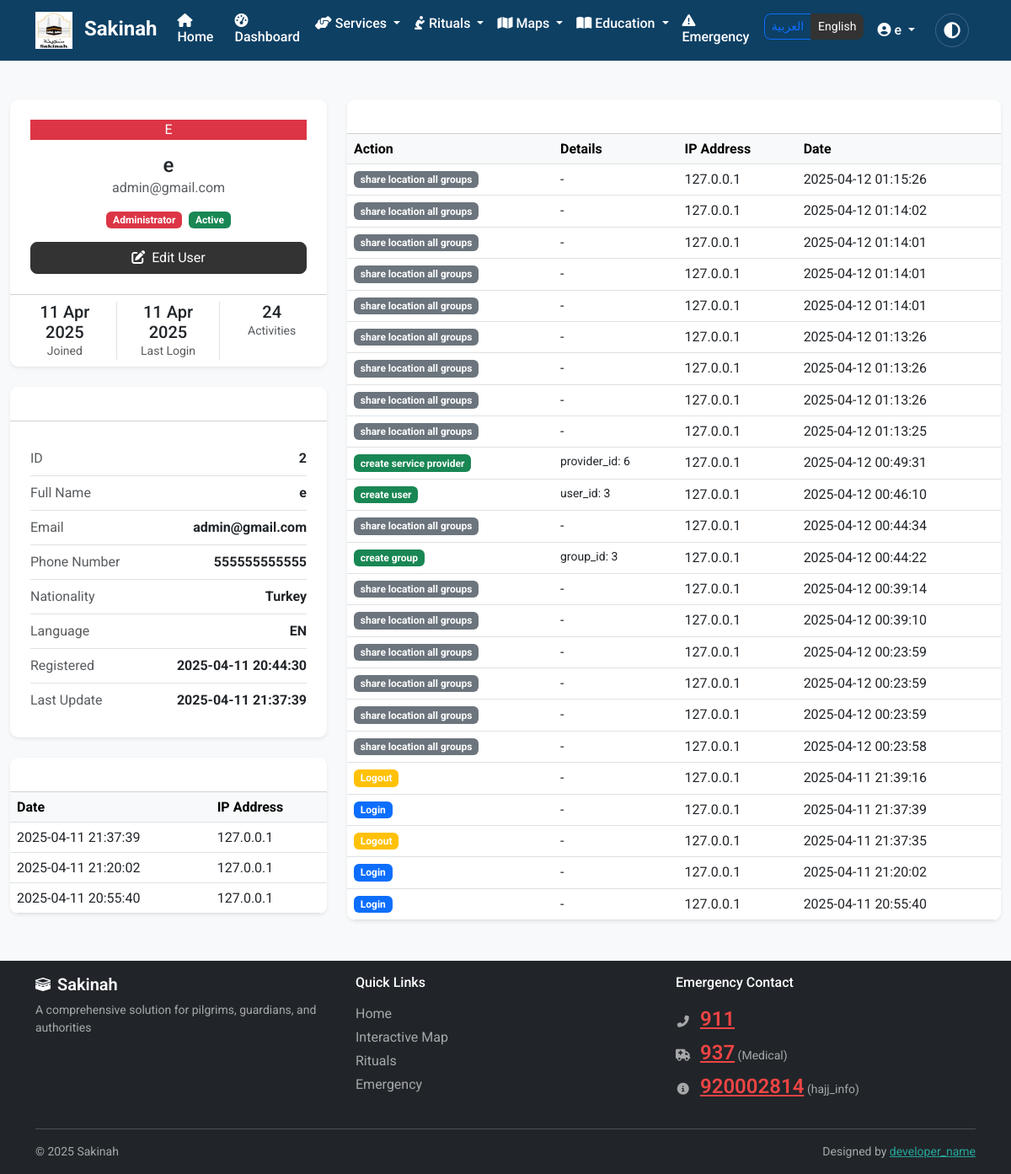
Page /admin/user_management.php?action=view&id=2 (signed in) on the committed database.
### tables this page shows
CREATE TABLE `users` (
  `id` int(11) NOT NULL,
  `username` varchar(100) NOT NULL,
  `full_name` varchar(100) NOT NULL,
  `email` varchar(100) NOT NULL,
  `password` varchar(255) NOT NULL,
  `phone` varchar(20) DEFAULT NULL,
  `nationality` varchar(50) DEFAULT NULL,
  `passport_number` varchar(30) DEFAULT NULL,
  `user_type` enum('pilgrim','guardian','authority','admin') NOT NULL DEFAULT 'pilgrim',
  `profile_image` varchar(255) DEFAULT NULL,
  `language` varchar(10) DEFAULT 'en',
  `active` tinyint(1) DEFAULT 1,
  `last_login` datetime DEFAULT NULL,
  `created_at` datetime NOT NULL,
  `updated_at` datetime NOT NULL DEFAULT current_timestamp() ON UPDATE current_timestamp()
);

CREATE TABLE `activity_logs` (
  `id` int(11) NOT NULL,
  `user_id` int(11) NOT NULL,
  `action` varchar(100) NOT NULL,
  `details` longtext DEFAULT NULL CHECK (json_valid(`details`)),
  `ip_address` varchar(45) DEFAULT NULL,
  `created_at` datetime NOT NULL DEFAULT current_timestamp()
);

### admin/user_management.php (the view, shortened to what the rows shown need)
<?php
$allowedActions = ['list', 'view', 'edit', 'create', 'delete'];
$action = isset($_GET['action']) && in_array($_GET['action'], $allowedActions) ? $_GET['action'] : 'list';
switch ($action) {
    case 'view':
    case 'edit':
        handleViewEditAction();
        break;
}
include_once('../includes/header.php');
switch ($action) {
    case 'view':
        displayUserView();
        break;
}
include_once('../includes/footer.php');
function handleViewEditAction() {
    $userId = validateUserId();
    $userActivity = getUserActivity($userId, 50);
    $loginHistory = getLoginHistory($userId, 10);
}
    ?>
    <?php
function displayUserView() {
   global $user, $userActivity, $loginHistory, $currentUser;
    ?>
    <div class="container-fluid py-4">
        <div class="row">
            <div class="col-md-4">
                <div class="card border-0 shadow-sm mb-4">
                    <div class="card-body text-center">
                        <div class="avatar-circle-large bg-<?= getAvatarColor($user['user_type']) ?> text-white mx-auto mb-3">
                            <?= getInitials($user['full_name']) ?>
                        </div>
                        <h4 class="mb-0"><?= htmlspecialchars($user['full_name']) ?></h4>
                        <p class="text-muted"><?= htmlspecialchars($user['email']) ?></p>
                        <div class="d-flex justify-content-center mb-3">
                            <span class="badge bg-<?= getRoleBadgeClass($user['user_type']) ?> me-2">
                                <?= __(htmlspecialchars($user['user_type'])) ?>
                            </span>
                            <?php if ($user['active']): ?>
                            <span class="badge bg-success"><?= __('active') ?></span>
                            <?php else: ?>
                            <span class="badge bg-danger"><?= __('inactive') ?></span>
                            <?php endif; ?>
                        </div>
                        <div class="d-grid gap-2 mt-3">
                            <a href="<?= SITE_URL ?>/admin/user_management.php?action=edit&id=<?= $user['id'] ?>" class="btn btn-primary">
                                <i class="fas fa-edit me-1"></i> <?= __('edit_user') ?>
                            </a>
                        </div>
                    </div>
                    <div class="card-footer bg-white">
                        <div class="row text-center">
                            <div class="col-4 border-end">
                                <div class="h5 mb-0"><?= formatDate($user['created_at'], 'd M Y') ?></div>
                                <small class="text-muted"><?= __('joined') ?></small>
                            </div>
                            <div class="col-4 border-end">
                                <div class="h5 mb-0"><?= $user['last_login'] ? formatDate($user['last_login'], 'd M Y') : '-' ?></div>
                                <small class="text-muted"><?= __('last_login') ?></small>
                            </div>
                            <div class="col-4">
                                <div class="h5 mb-0"><?= count($userActivity) ?></div>
                                <small class="text-muted"><?= __('activities') ?></small>
                            </div>
                        </div>
                    </div>
                </div>
                <div class="card border-0 shadow-sm mb-4">
                    <div class="card-header bg-white">
                        <h5 class="mb-0"><?= __('user_information') ?></h5>
                    </div>
                    <div class="card-body">
                        <ul class="list-group list-group-flush">
                            <?php foreach (getUserInfoFields() as $field => $label): ?>
                            <li class="list-group-item px-0 py-2 d-flex justify-content-between">
                                <span class="text-muted"><?= $label ?></span>
                                <span class="fw-bold"><?= formatUserField($user, $field) ?></span>
                            </li>
                            <?php endforeach; ?>
                        </ul>
                    </div>
                </div>
                <div class="card border-0 shadow-sm">
                    <div class="card-header bg-white">
                        <h5 class="mb-0"><?= __('login_history') ?></h5>
                    </div>
                    <div class="card-body p-0">
                        <?php if (empty($loginHistory)): ?>
                        <div class="p-3 text-center">
                            <p class="text-muted mb-0"><?= __('no_login_history') ?></p>
                        </div>
                        <?php else: ?>
                        <div class="table-responsive">
                            <table class="table mb-0">
                                <thead class="table-light">
                                    <tr>
                                        <th><?= __('date') ?></th>
                                        <th><?= __('ip_address') ?></th>
                                    </tr>
                                </thead>
                                <tbody>
                                    <?php foreach ($loginHistory as $login): ?>
                                    <tr>
                                        <td><?= formatDate($login['created_at']) ?></td>
                                        <td><?= $login['ip_address'] ?: '-' ?></td>
                                    </tr>
                                    <?php endforeach; ?>
                                </tbody>
                            </table>
                        </div>
                        <?php endif; ?>
                    </div>
                </div>
            </div>
            <div class="col-md-8">
                <div class="card border-0 shadow-sm">
                    <div class="card-header bg-white">
                        <h5 class="mb-0"><?= __('user_activity') ?></h5>
                    </div>
                    <div class="card-body p-0">
                        <?php if (empty($userActivity)): ?>
                        <div class="p-4 text-center">
                            <i class="fas fa-history text-muted" style="font-size: 3rem;"></i>
                            <p class="mt-3"><?= __('no_activity_found') ?></p>
                        </div>
                        <?php else: ?>
                        <div class="table-responsive">
                            <table class="table table-hover mb-0">
                                <thead class="table-light">
                                    <tr>
                                        <th><?= __('action') ?></th>
                                        <th><?= __('details') ?></th>
                                        <th><?= __('ip_address') ?></th>
                                        <th><?= __('date') ?></th>
                                    </tr>
                                </thead>
                                <tbody>
                                    <?php foreach ($userActivity as $activity): ?>
                                    <tr>
                                        <td>
                                            <span class="badge bg-<?= getActivityBadgeClass($activity['action']) ?>">
                                                <?= __(str_replace('_', ' ', $activity['action'])) ?>
                                            </span>
                                        </td>
                                        <td>
                                            <?= formatActivityDetails($activity['details']) ?>
                                        </td>
                                        <td><?= $activity['ip_address'] ?: '-' ?></td>
                                        <td><?= formatDate($activity['created_at']) ?></td>
                                    </tr>
                                    <?php endforeach; ?>
                                </tbody>
                            </table>
                        </div>
                        <?php endif; ?>
                    </div>
                </div>
            </div>
        </div>
    </div>
    <?php
}
    ?>

### includes/header.php (shortened to what the rows shown need)
<?php
require_once $_SERVER['DOCUMENT_ROOT'] . '/hajj-umrah-platform/includes/functions.php';
$lang = getCurrentLanguage();
$currentUser = isLoggedIn() ? getCurrentUser() : null;
?>
    <link href="https://cdn.jsdelivr.net/npm/bootstrap@5.3.0/dist/css/bootstrap.min.css" rel="stylesheet">
    <link rel="stylesheet" href="https://cdnjs.cloudflare.com/ajax/libs/font-awesome/6.4.0/css/all.min.css">
    <link rel="stylesheet" href="<?php echo SITE_URL; ?>/assets/css/styles.css">
</head>
<body class="<?php echo $lang === 'ar' ? 'arabic-font' : ''; ?> <?php echo isset($bodyClass) ? htmlspecialchars($bodyClass) : ''; ?>">
    <nav class="navbar navbar-expand-lg navbar-dark fixed-top">
       <div class="container">
            <div class="collapse navbar-collapse" id="navbarNav">
                <ul class="navbar-nav ms-auto">
                    <?php if (isLoggedIn()): ?>
                        <li class="nav-item dropdown">
                            <a class="nav-link dropdown-toggle" href="#" id="userDropdown" role="button" data-bs-toggle="dropdown" aria-expanded="false">
                                <i class="fas fa-user-circle"></i> <?php echo htmlspecialchars($currentUser['full_name']); ?>
                            </a>
                        </li>
                    <?php endif; ?>
                </ul>
            </div>
        </div>
    </nav>
    <main class="py-4">

### includes/functions.php (shortened to what the rows shown need)
<?php
require_once($_SERVER['DOCUMENT_ROOT'] . '/hajj-umrah-platform/config/db_connect.php');
function getCurrentLanguage() {
    return DEFAULT_LANGUAGE;
}
function getTranslation($key) {
    $lang = getCurrentLanguage();
    $translations = [];
    $langFile = $_SERVER['DOCUMENT_ROOT'] . '/hajj-umrah-platform/assets/js/lang_' . $lang . '.json';
    if (file_exists($langFile)) {
        $translations = json_decode(file_get_contents($langFile), true);
    }
    return isset($translations[$key]) ? $translations[$key] : $key;
}
function __($key) {
    return getTranslation($key);
}
function formatDate($date, $format = 'Y-m-d H:i:s') {
    $timestamp = strtotime($date);
    return date($format, $timestamp);
}
function isLoggedIn() {
    return isset($_SESSION['user_id']);
}
function getCurrentUser() {
    $user = fetchRow("SELECT * FROM users WHERE id = ?", [$_SESSION['user_id']]);
    return $user;
}
function getAvatarColor($role) {
    switch($role) {
        case 'admin':
            return 'danger';
    }
}
function getActivityBadgeClass($action) {
    if (strpos($action, 'create') !== false || strpos($action, 'register') !== false) {
        return 'success';
    } elseif (strpos($action, 'update') !== false || strpos($action, 'edit') !== false) {
        return 'info';
    } elseif (strpos($action, 'delete') !== false) {
        return 'danger';
    } elseif (strpos($action, 'login') !== false) {
        return 'primary';
    } elseif (strpos($action, 'logout') !== false) {
        return 'warning';
    } else {
        return 'secondary';
    }
}
function getUserActivity($userId, $limit = 50) {
    return fetchAll("
        SELECT * FROM activity_logs
        WHERE user_id = ?
        ORDER BY created_at DESC
        LIMIT ?
    ", [$userId, $limit]);
}
function getLoginHistory($userId, $limit = 10) {
    return fetchAll("
        SELECT * FROM activity_logs
        WHERE user_id = ? AND action = 'login'
        ORDER BY created_at DESC
        LIMIT ?
    ", [$userId, $limit]);
}
function getUserInfoFields() {
    return [
        'id' => __('id'),
        'full_name' => __('full_name'),
        'email' => __('email'),
        'phone' => __('phone'),
        'nationality' => __('nationality'),
        'language' => __('language'),
        'created_at' => __('registration_date'),
        'updated_at' => __('last_update')
    ];
}
function formatUserField($user, $field) {
    switch ($field) {
        case 'phone':
            return htmlspecialchars($user[$field] ?: __('not_provided'));
        case 'nationality':
            return htmlspecialchars($user[$field] ?: __('not_provided'));
        case 'language':
            return strtoupper($user[$field] ?: 'EN');
        case 'created_at':
        case 'updated_at':
            return formatDate($user[$field]);
        default:
            return htmlspecialchars($user[$field] ?? '');
    }
}
function formatActivityDetails($detailsJson) {
    $details = json_decode($detailsJson, true);
    if (!$details) {
        return '-';
    }
    $output = '';
    foreach ($details as $key => $value) {
        $output .= '<small class="d-block">' .
                  htmlspecialchars($key) . ': ' .
                  htmlspecialchars(is_array($value) ? json_encode($value) : $value) .
                  '</small>';
    }
    return $output;
}
function getRoleBadgeClass($role) {
    $classes = [
        'pilgrim' => 'primary',
        'guardian' => 'success',
        'authority' => 'warning',
        'admin' => 'danger'
    ];
    return $classes[$role] ?? 'secondary';
}
?>

### rows in the picture
users: full_name "e", full_name "E", email "admin@gmail.com", user_type "Administrator", created_at "11 Apr 2025", last_login "11 Apr 2025", id "2", phone "555555555555", nationality "Turkey", language "EN", created_at "2025-04-11 20:44:30", updated_at "2025-04-11 21:37:39"
activity_logs: created_at "2025-04-11 21:37:39", ip_address "127.0.0.1", action "Login", details "-"
activity_logs: created_at "2025-04-11 21:20:02", ip_address "127.0.0.1", action "Login", details "-"
activity_logs: created_at "2025-04-11 20:55:40", ip_address "127.0.0.1", action "Login", details "-"
activity_logs: action "share location all groups", details "-", ip_address "127.0.0.1", created_at "2025-04-12 01:15:26"
activity_logs: action "share location all groups", details "-", ip_address "127.0.0.1", created_at "2025-04-12 01:14:02"
activity_logs: action "share location all groups", details "-", ip_address "127.0.0.1", created_at "2025-04-12 01:14:01"
activity_logs: action "share location all groups", details "-", ip_address "127.0.0.1", created_at "2025-04-12 01:14:01"
activity_logs: action "share location all groups", details "-", ip_address "127.0.0.1", created_at "2025-04-12 01:14:01"
activity_logs: action "share location all groups", details "-", ip_address "127.0.0.1", created_at "2025-04-12 01:13:26"
activity_logs: action "share location all groups", details "-", ip_address "127.0.0.1", created_at "2025-04-12 01:13:26"
activity_logs: action "share location all groups", details "-", ip_address "127.0.0.1", created_at "2025-04-12 01:13:26"
activity_logs: action "share location all groups", details "-", ip_address "127.0.0.1", created_at "2025-04-12 01:13:25"
activity_logs: action "create service provider", key "provider_id", details "6", ip_address "127.0.0.1", created_at "2025-04-12 00:49:31"
activity_logs: action "create user", key "user_id", details "3", ip_address "127.0.0.1", created_at "2025-04-12 00:46:10"
activity_logs: action "share location all groups", details "-", ip_address "127.0.0.1", created_at "2025-04-12 00:44:34"
activity_logs: action "create group", key "group_id", details "3", ip_address "127.0.0.1", created_at "2025-04-12 00:44:22"
activity_logs: action "share location all groups", details "-", ip_address "127.0.0.1", created_at "2025-04-12 00:39:14"
activity_logs: action "share location all groups", details "-", ip_address "127.0.0.1", created_at "2025-04-12 00:39:10"
activity_logs: action "share location all groups", details "-", ip_address "127.0.0.1", created_at "2025-04-12 00:23:59"
activity_logs: action "share location all groups", details "-", ip_address "127.0.0.1", created_at "2025-04-12 00:23:59"
activity_logs: action "share location all groups", details "-", ip_address "127.0.0.1", created_at "2025-04-12 00:23:59"
activity_logs: action "share location all groups", details "-", ip_address "127.0.0.1", created_at "2025-04-12 00:23:58"
activity_logs: action "Logout", details "-", ip_address "127.0.0.1", created_at "2025-04-11 21:39:16"
activity_logs: action "Logout", details "-", ip_address "127.0.0.1", created_at "2025-04-11 21:37:35"

### other values in the picture
__('site_name') "Sakinah"
__('home') "Home"
__('dashboard') "Dashboard"
__('services') "Services"
__('rituals') "Rituals"
__('maps') "Maps"
__('education') "Education"
__('emergency') "Emergency"
__('active') "Active"
__('edit_user') "Edit User"
__('joined') "Joined"
__('last_login') "Last Login"
count($userActivity) "24"
__('activities') "Activities"
$label "ID"
